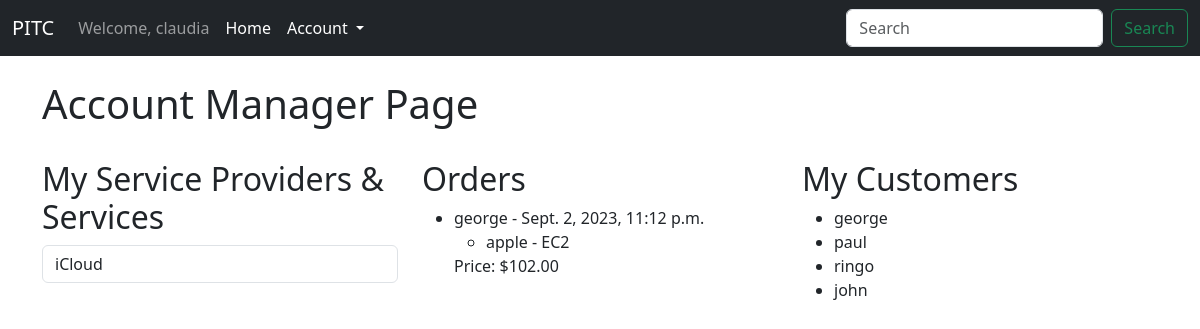
Screenshot of /account_manager/ (signed in) with the database file from the repository.
### bensApp/models.py (models this page shows)
class Order(models.Model):
    customer = models.ForeignKey(Customer, on_delete=models.CASCADE)
    account_manager = models.ForeignKey(AccountManager, on_delete=models.CASCADE)
    service_provider = models.ForeignKey(ServiceProvider, on_delete=models.CASCADE)
    service = models.ForeignKey(Service, on_delete=models.CASCADE, default=1)
    date = models.DateTimeField(auto_now=True)
    def get_price(self):
        return self.service.price

class Customer(models.Model):
    user = models.OneToOneField(User, on_delete=models.CASCADE, null=True)
    name = models.CharField(max_length=100)
    account_managers = models.ManyToManyField(AccountManager, related_name='customers')

class ServiceProvider(models.Model):
    name = models.CharField(max_length=100)
    account_managers = models.ManyToManyField(AccountManager, related_name= 'service_providers')

class Service(models.Model):
    name = models.CharField(max_length=100)
    service_provider = models.ForeignKey(ServiceProvider, related_name='services', on_delete=models.CASCADE)
    price = models.DecimalField(max_digits=10, decimal_places=2, default= 0.00)

### bensApp/views.py (the view)
# urls.py: path('account_manager/', views.account_manager_page, name='account_manager_page'),
@login_required
def account_manager_page(request):
    try:
        account_manager = AccountManager.objects.get(user=request.user)
    except AccountManager.DoesNotExist:
        return render(request, 'not_account_manager.html')
    orders = Order.objects.filter(account_manager=account_manager)
    service_providers = account_manager.service_providers.all()
    customers = account_manager.customers.all()
    services = Service.objects.filter(service_provider__in=service_providers)
    return render(request, 'account_manager_page.html', {'orders': orders, 'service_providers': service_providers, 'customers': customers, 'services': services})

### bensApp/templates/account_manager_page.html
{% extends "base.html" %}
{% block content %}
<h1>Account Manager Page</h1>
<br/>
<div class="row">
    <div class="col-md-4">
      <h2>My Service Providers & Services</h2>
      <select id="serviceProviderServiceDropdown" class="form-control">
        {% for service_provider in service_providers %}
          <optgroup label="{{ service_provider.name }}">
            {% for service in services %}
                {% if service.service_provider.id == service_provider.id %}
                    <option value="{{ service.id }}">{{ service.name }}</option>
                {% endif %}
            {% endfor %}
          </optgroup>
        {% endfor %}
      </select>
    </div>
    <div class="col-md-4">
      <h2>Orders</h2>
      <ul>
        {% for order in orders %}
          <li>
            {{ order.customer.name }} - {{ order.date }}
            <ul>
              <li>{{ order.service_provider.name }} - {{ order.service.name }}</li>
            </ul>
          </li>
          <p>Price: ${{ order.get_price }}</p>
        {% endfor %}
      </ul>
    </div>
    <div class="col-md-4">
      <h2>My Customers</h2>
      <ul>
        {% for customer in customers %}
          <li>{{ customer.name }}</li>
        {% endfor %}
      </ul>
    </div>
</div>
{% endblock %}

### bensApp/templates/base.html (shortened to what this page needs)
<!DOCTYPE html>
<html lang="en">
<head>
    <link href="https://cdn.jsdelivr.net/npm/bootstrap@5.3.1/dist/css/bootstrap.min.css" rel="stylesheet">
</head>
<body>
    {% include 'navbar.html' %}
    <div class="container">
        <br/>
        {% block content %}
        {% endblock %}
    </div>
</body>
</html>

### bensApp/templates/navbar.html (shortened to what this page needs)
<nav class="navbar navbar-expand-lg navbar-dark bg-dark">
  <div class="container-fluid">
      <a class="navbar-brand" href="{% url 'home' %}"> PITC </a>
      <div class="collapse navbar-collapse" id="navbarSupportedContent">
          <ul class="navbar-nav me-auto mb-2 mb-lg-0">
              {% if user.is_authenticated %}
                  <li class="nav-item">
                      <a class="nav-link" href="#">Welcome, {{ user.username }}</a>
                  </li>
                  <li class="nav-item">
                    <a class="nav-link active" aria-current="page" href="{% url 'home' %}">Home</a>
                  </li>
                  <li class="nav-item dropdown">
                      <a class="nav-link dropdown-toggle active" href="#" id="navbarDropdown" role="button" data-bs-toggle="dropdown" aria-expanded="false">
                          Account
                      </a>
                  </li>
              {% else %}
                  <li class="nav-item">
                      <a class="nav-link" href="{% url 'home' %}">Login</a>
                  </li>
              {% endif %}
          </ul>
          <form class="d-flex" role="search">
              <input class="form-control me-2" type="search" placeholder="Search" aria-label="Search">
              <button class="btn btn-outline-success" type="submit">Search</button>
          </form>
      </div>
  </div>
</nav>

### rows the page displays
Order: customer.name "george", date "Sept. 2, 2023, 11:12 p.m.", service_provider.name "apple", service.name "EC2", get_price "102.00"
Customer: name "george"
Customer: name "paul"
Customer: name "ringo"
Customer: name "john"

### other values shown
{{ user.username }} "claudia"
form field value "iCloud"
